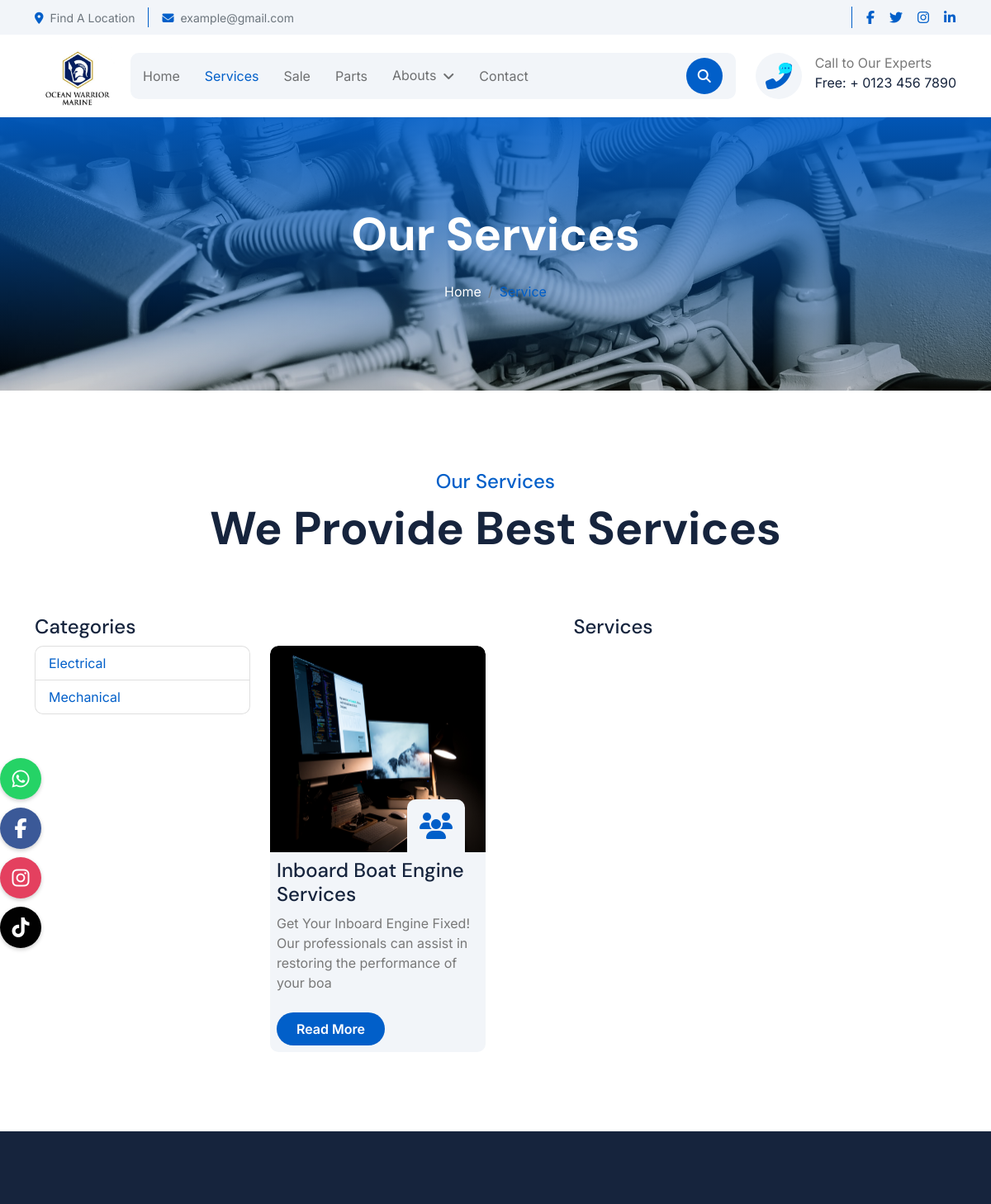
The page /services/ (upper part) on the database as committed earlier.
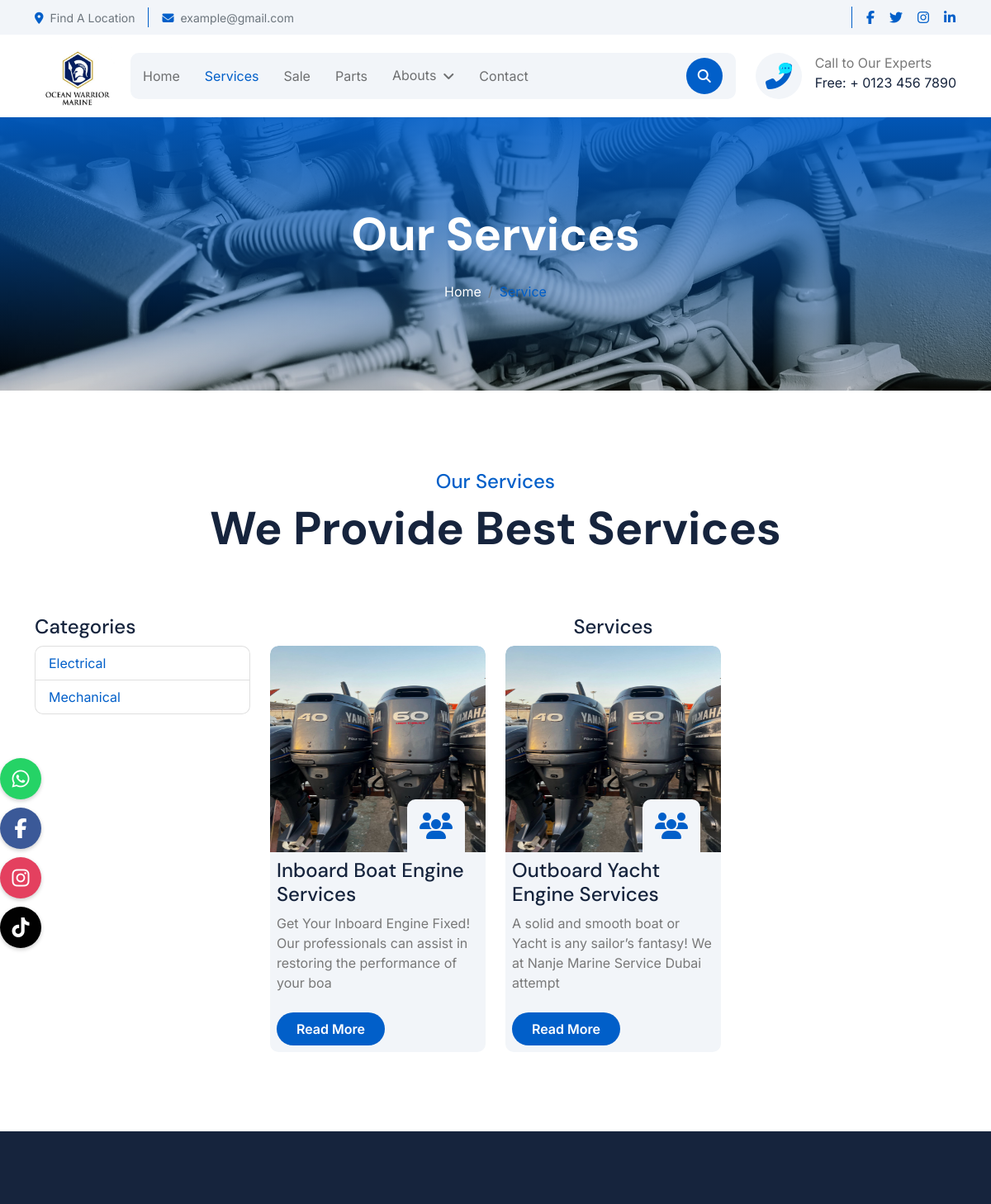
The same page on the database as committed later.
### services/models.py (models this page shows, shortened)
class CategoryService(models.Model):
    name = models.CharField(max_length=60)
    slug = models.SlugField(unique=True,blank=True , null=True, max_length=100)
    description = models.TextField( max_length=2000 , blank=True)
    image = models.ImageField( upload_to='cat_service_img' , blank=True)

class Services(models.Model):
    name = models.CharField( max_length=50)
    cover_image = models.ImageField(upload_to='services/' , default='')
    created_at = models.DateTimeField( ("created_at"),default=timezone.now)
    category = models.ForeignKey('CategoryService',related_name='service_category',on_delete=models.CASCADE , default='')
    description = models.TextField(("description"),max_length=100000,null=True,blank=True)
    short_description = models.CharField( max_length=100)
    slug = models.SlugField(null=True,blank=True)
    class Meta:
        verbose_name = ("Services")
        verbose_name_plural = ("Services")

### services/views.py (the view)
# urls.py: path('services/',include('services.urls')),
def services(request, category_slug=None):
    categories = CategoryService.objects.all()
    services = None
    selected_category = None
    if category_slug:
        selected_category = get_object_or_404(CategoryService, slug=category_slug)
        services = Services.objects.filter(category=selected_category)
    else:
        services = Services.objects.all()
    context = {
        'categories': categories,
        'services': services,
        'selected_category': selected_category,
    }
    return render(request, 'services.html', context)

### services/templates/services.html (shortened to what this page needs)
{% extends "base.html" %}
{% load static %}
{% block body %}
<div class="container-fluid bg-breadcrumb">
    <div class="container text-center py-5" style="max-width: 900px;">
        <h4 class="text-white display-4 mb-4 wow fadeInDown" data-wow-delay="0.1s">Our Services</h4>
        <ol class="breadcrumb d-flex justify-content-center mb-0 wow fadeInDown" data-wow-delay="0.3s">
            <li class="breadcrumb-item"><a href="/">Home</a></li>
            <li class="breadcrumb-item active text-primary">Service</li>
        </ol>
    </div>
</div>
<div class="container-fluid service py-5">
    <div class="container py-5">
        <div class="text-center mx-auto pb-5 wow fadeInUp" data-wow-delay="0.2s" style="max-width: 800px;">
            <h4 class="text-primary">Our Services</h4>
            <h1 class="display-4 mb-4">We Provide Best Services</h1>
        </div>
        <div class="row g-4 justify-content-center">
            <div class="col-md-3">
                <h4>Categories</h4>
                <ul class="list-group">
                    {% for category in categories %}
                    <li
                        class="list-group-item {% if selected_category and selected_category.slug == category.slug %}active2{% endif %}">
                        <a href="{% url 'services_by_category' category.slug %}">
                            {{ category.name }}
                        </a>
                    </li>
                    {% endfor %}
                </ul>
            </div>
            <div class="col-md-9">
                <h4 class="text-center  wow fadeInUp"> Services{% if selected_category %} in {{ selected_category.name }}{% endif %}</h4>
                <div class="row">
                    {% for service in services %}
                    <div class="col-md-6 col-lg-6 col-xl-4 wow fadeInUp" data-wow-delay="0.2s">
                        <div class="service-item">
                            <div class="service-img">
                                <img src="{{ service.cover_image.url }}" height="250px" class=" rounded-top w-100"
                                    alt="{{ service.name }}">
                                <div class="service-icon p-3">
                                    <i class="fa fa-users fa-2x"></i>
                                </div>
                            </div>
                            <div class="service-content p-2">
                                <div class="service-content-inner">
                                    <a href="{% url 'service_details' service.slug %}"
                                        class="d-inline-block h4 mb-2">{{ service.name }}</a>
                                    <p class="mb-4">{{ service.short_description }}</p>
                                    <a class="btn btn-primary rounded-pill py-2 px-4"
                                        href="{% url 'service_details' service.slug %}">Read More</a>
                                </div>
                            </div>
                        </div>
                    </div>
                    {% empty %}
                    <p>No services available.</p>
                    {% endfor %}
                </div>
            </div>
        </div>
    </div>
</div>
{% endblock %}

Rows that differ between the two databases and show on the page:
changed Services "Inboard Boat Engine Services": cover_image: a different picture
added Services: cover_image (picture), name "Outboard Yacht Engine Services", short_description "A solid and smooth boat or Yacht is any sailor’s fantasy! We at Nanje Marine Service Dubai attempt"
